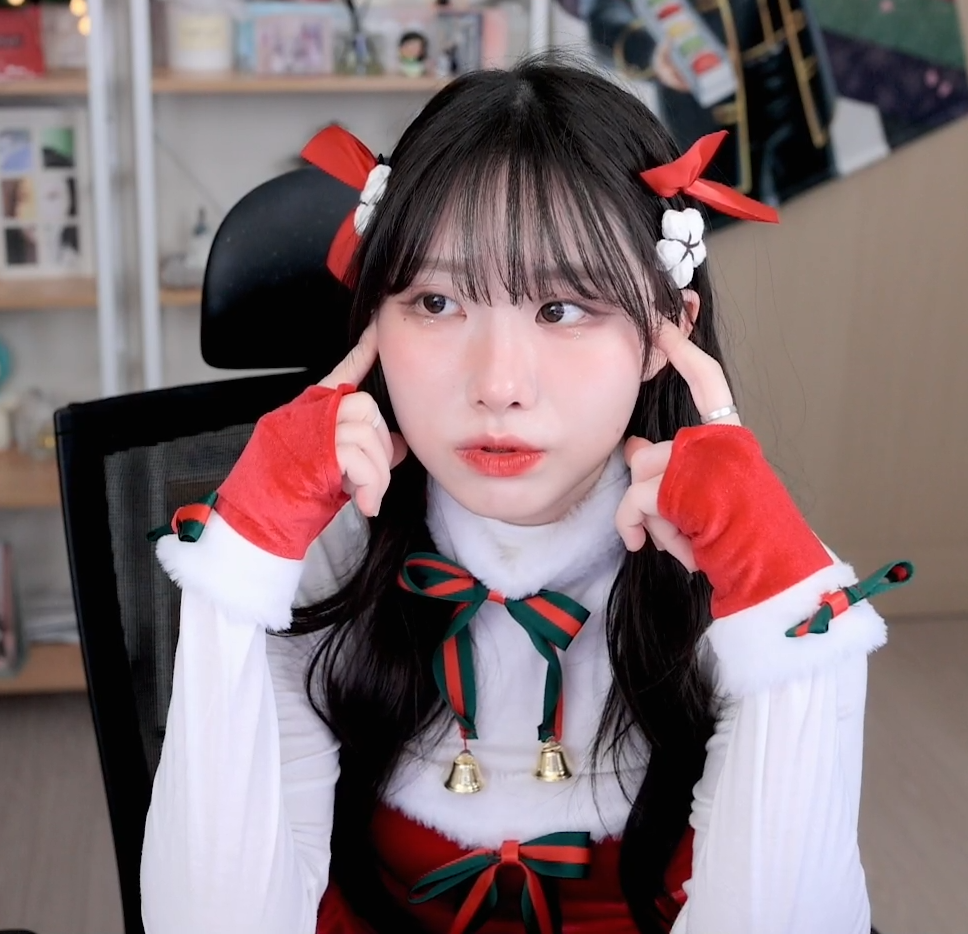
#> input picture ch01/file.bmp, 968 x 934 px
$ python HelloCV.py
#> lines starting #> are read from the running program, lines starting #| are printed output that depends on the picture
import cv2
import sys

print('Hello OpenCV', cv2.__version__)

img = cv2.imread('file.bmp',cv2.IMREAD_GRAYSCALE)
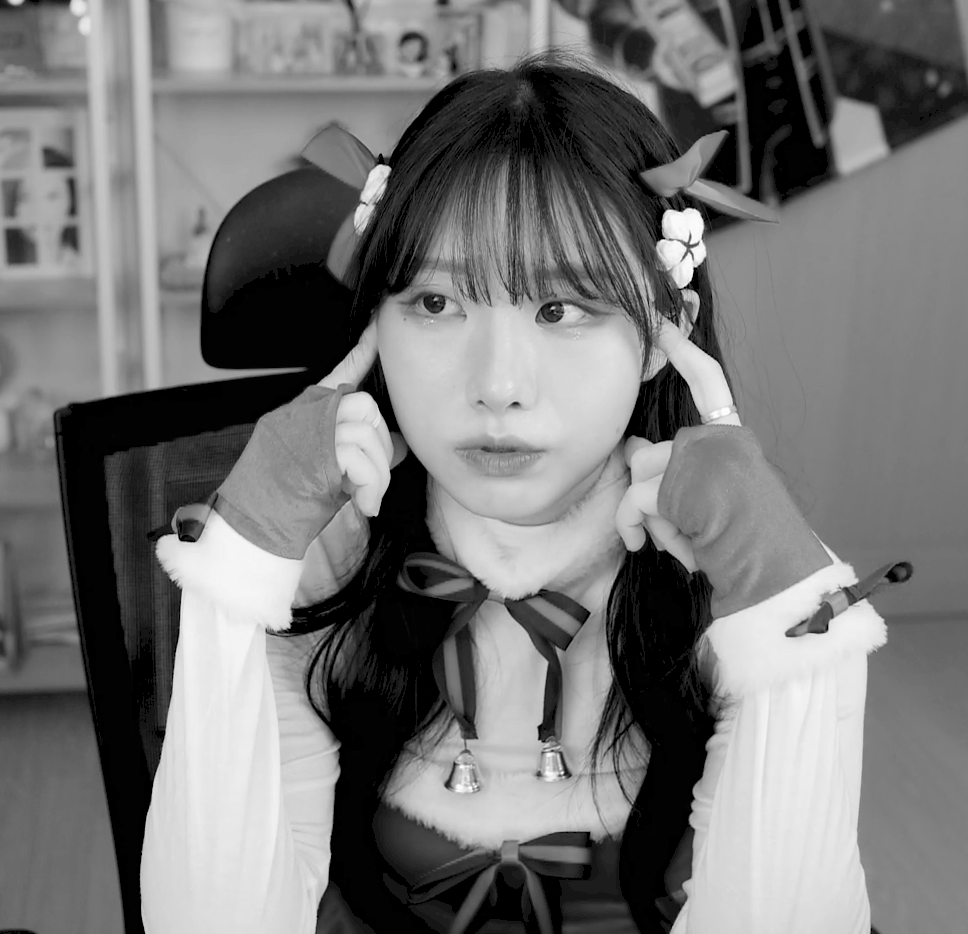
#> img: shape (934, 968); min 0, max 255, mean 118

if img is None:
    print('Image not load')
    sys.exit()

# cv2.imwrite('file_gray.png', img)

cv2.namedWindow('image')
cv2.imshow('image',img)
cv2.waitKey()

cv2.destroyAllWindows()
